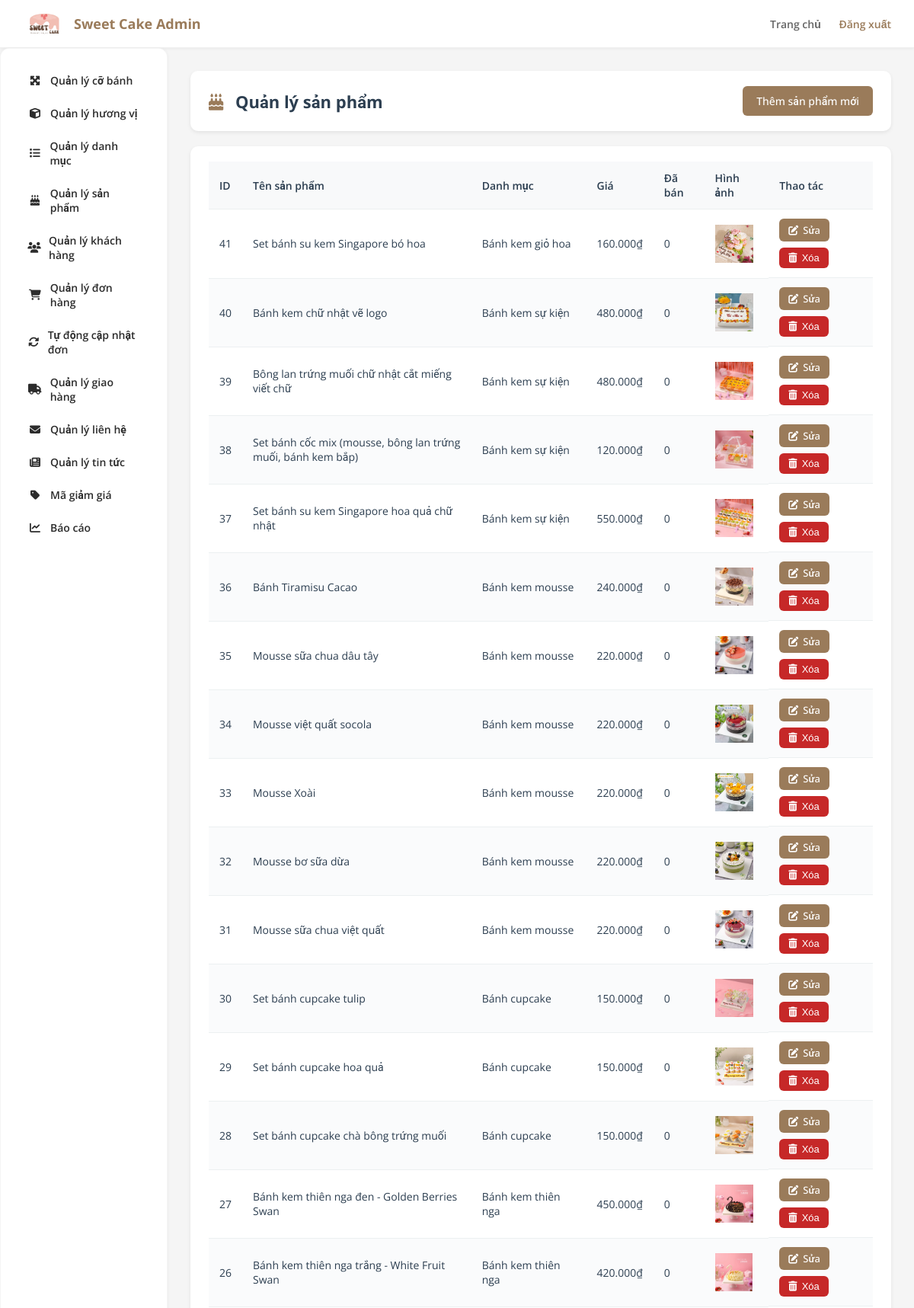
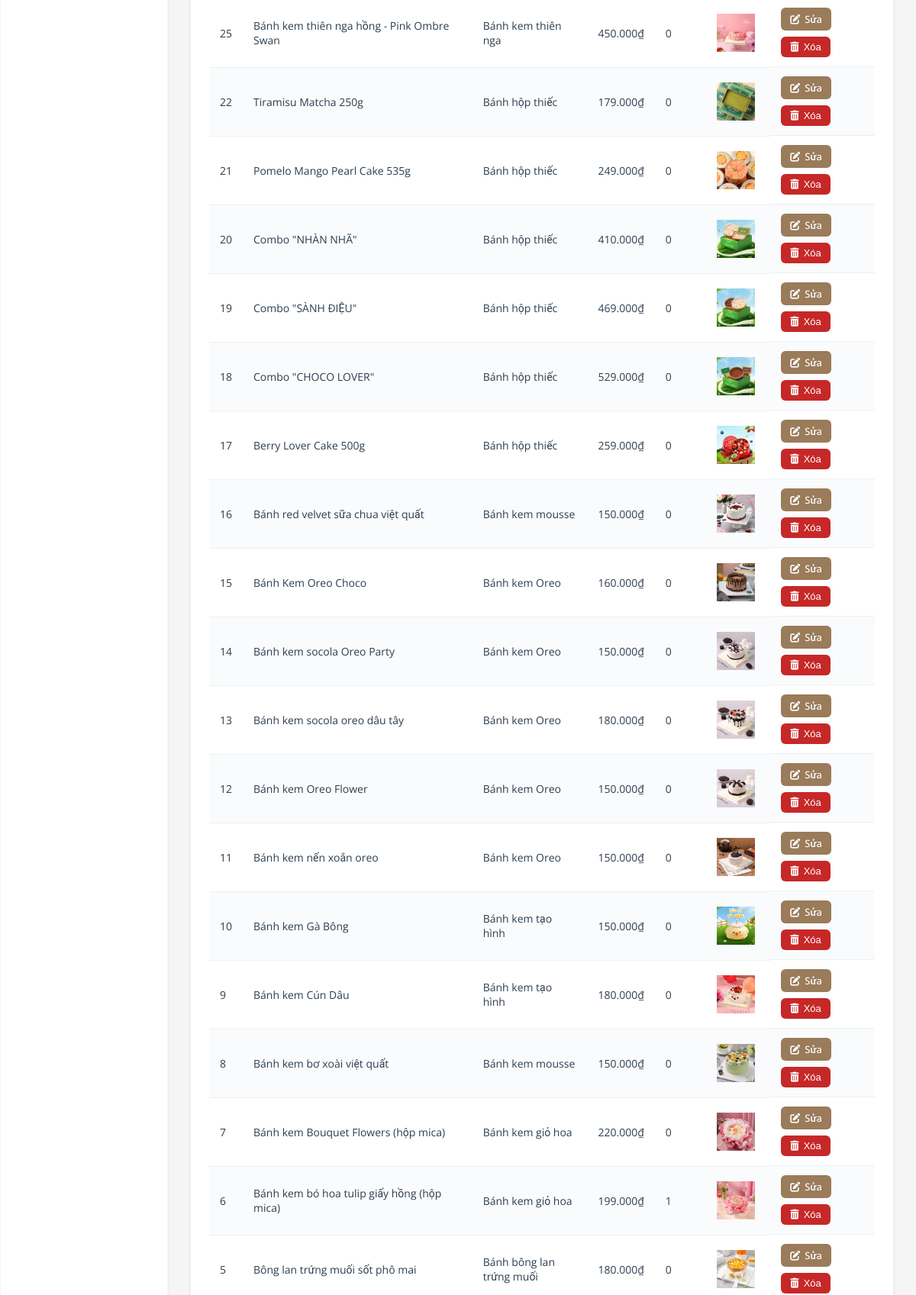
Screenshot of /admin/admin_dashboard.php?page=products (signed in, upper part) with the database file from the repository (2 pictures, top to bottom).
### tables this page shows
CREATE TABLE `products` (
  `id` int(11) NOT NULL AUTO_INCREMENT,
  `name` varchar(200) NOT NULL,
  `slug` varchar(200) DEFAULT NULL,
  `price` decimal(12,0) NOT NULL,
  `image` varchar(255) NOT NULL,
  `description` text DEFAULT NULL,
  `short_description` varchar(500) DEFAULT NULL,
  `category_id` int(11) DEFAULT NULL,
  `stock` int(11) DEFAULT 100,
  `is_featured` tinyint(1) DEFAULT 0,
  `is_active` tinyint(1) DEFAULT 1,
  `created_at` datetime DEFAULT current_timestamp(),
  `updated_at` datetime DEFAULT current_timestamp() ON UPDATE current_timestamp(),
  PRIMARY KEY (`id`),
  UNIQUE KEY `slug` (`slug`),
  KEY `category_id` (`category_id`),
  CONSTRAINT `products_ibfk_1` FOREIGN KEY (`category_id`) REFERENCES `categories` (`id`) ON DELETE SET NULL
);

CREATE TABLE `categories` (
  `id` int(11) NOT NULL AUTO_INCREMENT,
  `name` varchar(100) NOT NULL,
  `slug` varchar(100) DEFAULT NULL,
  `description` text DEFAULT NULL,
  `created_at` datetime DEFAULT current_timestamp(),
  `updated_at` datetime DEFAULT current_timestamp() ON UPDATE current_timestamp(),
  PRIMARY KEY (`id`),
  UNIQUE KEY `slug` (`slug`)
);

### admin/manage_products.php (the view, shortened to what this page needs)
<?php
require_once 'connect.php';
$sql = "SELECT p.*, c.name AS category_name,
        COALESCE(SUM(CASE WHEN o.status = 'completed' THEN oi.quantity ELSE 0 END), 0) AS total_sold
        FROM products p
        LEFT JOIN categories c ON p.category_id = c.id
        LEFT JOIN order_items oi ON oi.product_id = p.id
        LEFT JOIN orders o ON o.id = oi.order_id
        GROUP BY p.id, c.name
        ORDER BY p.created_at DESC";
$result = $conn->query($sql);
?>
<div class="admin-content">
    <div class="admin-page-header">
        <h1 class="admin-page-title"><i class="fas fa-cake-candles"></i> Quản lý sản phẩm</h1>
        <a href="upload_image.php" class="admin-btn admin-btn-primary">Thêm sản phẩm mới</a>
    </div>
    <div class="admin-card">
<table class="admin-table">
    <thead>
        <tr>
            <th>ID</th>
            <th>Tên sản phẩm</th>
            <th>Danh mục</th>
            <th>Giá</th>
            <th>Đã bán</th>
            <th>Hình ảnh</th>
            <th>Thao tác</th>
        </tr>
    </thead>
    <tbody>
        <?php if ($result && $result->num_rows > 0): ?>
            <?php while($row = $result->fetch_assoc()): ?>
                <tr id="row-<?php echo $row['id']; ?>">
                    <td><?php echo $row['id'] ?></td>
                    <td><?php echo htmlspecialchars($row['name']) ?></td>
                    <td><?php echo htmlspecialchars($row['category_name']) ?></td>
                    <td><?php echo number_format($row['price'], 0, ',', '.') ?>₫</td>
                    <td><?php echo number_format((int)($row['total_sold'] ?? 0)); ?></td>
                    <td><img src="../images/<?php echo htmlspecialchars($row['image']) ?>" alt="" style="height:50px;"></td>
                    <td class="admin-action-cell">
                        <a href="edit_product.php?id=<?php echo $row['id']; ?>" class="admin-btn admin-btn-primary admin-btn-sm" style="text-decoration:none;"><i class="fas fa-edit"></i> Sửa</a>
                        <button type="button" class="admin-btn admin-btn-danger admin-btn-sm" onclick="deleteProduct(<?php echo $row['id']; ?>)"><i class="fas fa-trash-alt"></i> Xóa</button>
                    </td>
                </tr>
            <?php endwhile; ?>
        <?php else: ?>
            <tr><td colspan="7">Không có sản phẩm nào.</td></tr>
        <?php endif; ?>
    </tbody>
</table>
</div>
</div>

### admin/admin_style.css (style rules this page uses)
* { margin: 0; padding: 0; box-sizing: border-box; }
body { font-family: 'Open Sans', 'Roboto', sans-serif; background: #f5f5f5; color: #2c3e50; font-size: 14px; }
.admin-content { max-width: 1400px; margin: 0 auto; padding: 0; min-height: 280px; }
.admin-page-header { background: #fff; padding: 20px 24px; border-radius: 10px; box-shadow: 0 2px 5px rgba(0,0,0,0.08); margin-bottom: 20px; display: flex; justify-content: space-between; align-items: center; flex-wrap: wrap; gap: 12px; }
.admin-page-title { color: #2c3e50; font-size: 22px; margin: 0; font-weight: 700; }
.admin-page-title i { margin-right: 10px; color: #9a7b5a; }
.admin-card { background: #fff; padding: 20px 24px; border-radius: 10px; box-shadow: 0 2px 5px rgba(0,0,0,0.08); margin-bottom: 20px; }
.admin-table { width: 100%; border-collapse: collapse; font-size: 14px; }
.admin-table th, .admin-table td { padding: 12px 14px; border-bottom: 1px solid #ecf0f1; text-align: left; }
.admin-table th { background: #f8f9fa; color: #2c3e50; font-weight: 600; }
.admin-table tr:nth-child(even) { background: #fafbfc; }
.admin-btn { padding: 10px 18px; border: none; border-radius: 6px; cursor: pointer; font-size: 14px; font-weight: 500; transition: all 0.2s; display: inline-flex; align-items: center; gap: 6px; text-decoration: none; }
.admin-btn-primary { background: #9a7b5a; color: #fff; }
.admin-table .admin-action-cell { display: flex; gap: 8px; align-items: center; flex-wrap: wrap; }
.admin-btn-sm { padding: 6px 12px; font-size: 13px; }
.admin-btn-danger { background: #c62828; color: #fff; }

### admin/admin_dashboard.php (style rules this page uses)
* { margin: 0; padding: 0; box-sizing: border-box; }
html { font-family: 'Open Sans', sans-serif; background: #f5f5f5; color: #2c3e50; overflow-x: hidden; }
body { display: flex; flex-direction: column; min-height: 100vh; }

### rows the page displays
products: id "41", name "Set bánh su kem Singapore bó hoa", category.name "Bánh kem giỏ hoa", price "160.000", total_sold "0", image (picture)
products: id "40", name "Bánh kem chữ nhật vẽ logo", category.name "Bánh kem sự kiện", price "480.000", total_sold "0", image (picture)
products: id "39", name "Bông lan trứng muối chữ nhật cắt miếng viết chữ", category.name "Bánh kem sự kiện", price "480.000", total_sold "0", image (picture)
products: id "38", name "Set bánh cốc mix (mousse, bông lan trứng muối, bánh kem bắp)", category.name "Bánh kem sự kiện", price "120.000", total_sold "0", image (picture)
products: id "37", name "Set bánh su kem Singapore hoa quả chữ nhật", category.name "Bánh kem sự kiện", price "550.000", total_sold "0", image (picture)
products: id "36", name "Bánh Tiramisu Cacao", category.name "Bánh kem mousse", price "240.000", total_sold "0", image (picture)
products: id "35", name "Mousse sữa chua dâu tây", category.name "Bánh kem mousse", price "220.000", total_sold "0", image (picture)
products: id "34", name "Mousse việt quất socola", category.name "Bánh kem mousse", price "220.000", total_sold "0", image (picture)
products: id "33", name "Mousse Xoài", category.name "Bánh kem mousse", price "220.000", total_sold "0", image (picture)
products: id "32", name "Mousse bơ sữa dừa", category.name "Bánh kem mousse", price "220.000", total_sold "0", image (picture)
products: id "31", name "Mousse sữa chua việt quất", category.name "Bánh kem mousse", price "220.000", total_sold "0", image (picture)
products: id "30", name "Set bánh cupcake tulip", category.name "Bánh cupcake", price "150.000", total_sold "0", image (picture)
products: id "29", name "Set bánh cupcake hoa quả", category.name "Bánh cupcake", price "150.000", total_sold "0", image (picture)
products: id "28", name "Set bánh cupcake chà bông trứng muối", category.name "Bánh cupcake", price "150.000", total_sold "0", image (picture)
products: id "27", name "Bánh kem thiên nga đen - Golden Berries Swan", category.name "Bánh kem thiên nga", price "450.000", total_sold "0", image (picture)
products: id "26", name "Bánh kem thiên nga trắng - White Fruit Swan", category.name "Bánh kem thiên nga", price "420.000", total_sold "0", image (picture)
products: id "25", name "Bánh kem thiên nga hồng - Pink Ombre Swan", category.name "Bánh kem thiên nga", price "450.000", total_sold "0", image (picture)
products: id "22", name "Tiramisu Matcha 250g", category.name "Bánh hộp thiếc", price "179.000", total_sold "0", image (picture)
products: id "21", name "Pomelo Mango Pearl Cake 535g", category.name "Bánh hộp thiếc", price "249.000", total_sold "0", image (picture)
products: id "20", name "Combo \"NHÀN NHÃ\"", category.name "Bánh hộp thiếc", price "410.000", total_sold "0", image (picture)
products: id "19", name "Combo \"SÀNH ĐIỆU\"", category.name "Bánh hộp thiếc", price "469.000", total_sold "0", image (picture)
products: id "18", name "Combo \"CHOCO LOVER\"", category.name "Bánh hộp thiếc", price "529.000", total_sold "0", image (picture)
products: id "17", name "Berry Lover Cake 500g", category.name "Bánh hộp thiếc", price "259.000", total_sold "0", image (picture)
products: id "16", name "Bánh red velvet sữa chua việt quất", category.name "Bánh kem mousse", price "150.000", total_sold "0", image (picture)
products: id "15", name "Bánh Kem Oreo Choco", category.name "Bánh kem Oreo", price "160.000", total_sold "0", image (picture)
products: id "14", name "Bánh kem socola Oreo Party", category.name "Bánh kem Oreo", price "150.000", total_sold "0", image (picture)
products: id "13", name "Bánh kem socola oreo dâu tây", category.name "Bánh kem Oreo", price "180.000", total_sold "0", image (picture)
products: id "12", name "Bánh kem Oreo Flower", category.name "Bánh kem Oreo", price "150.000", total_sold "0", image (picture)
products: id "11", name "Bánh kem nến xoắn oreo", category.name "Bánh kem Oreo", price "150.000", total_sold "0", image (picture)
products: id "10", name "Bánh kem Gà Bông", category.name "Bánh kem tạo hình", price "150.000", total_sold "0", image (picture)
products: id "9", name "Bánh kem Cún Dâu", category.name "Bánh kem tạo hình", price "180.000", total_sold "0", image (picture)
products: id "8", name "Bánh kem bơ xoài việt quất", category.name "Bánh kem mousse", price "150.000", total_sold "0", image (picture)
products: id "7", name "Bánh kem Bouquet Flowers (hộp mica)", category.name "Bánh kem giỏ hoa", price "220.000", total_sold "0", image (picture)
products: id "6", name "Bánh kem bó hoa tulip giấy hồng (hộp mica)", category.name "Bánh kem giỏ hoa", price "199.000", total_sold "1", image (picture)
products: id "5", name "Bông lan trứng muối sốt phô mai", category.name "Bánh bông lan trứng muối", price "180.000", total_sold "0", image (picture)
